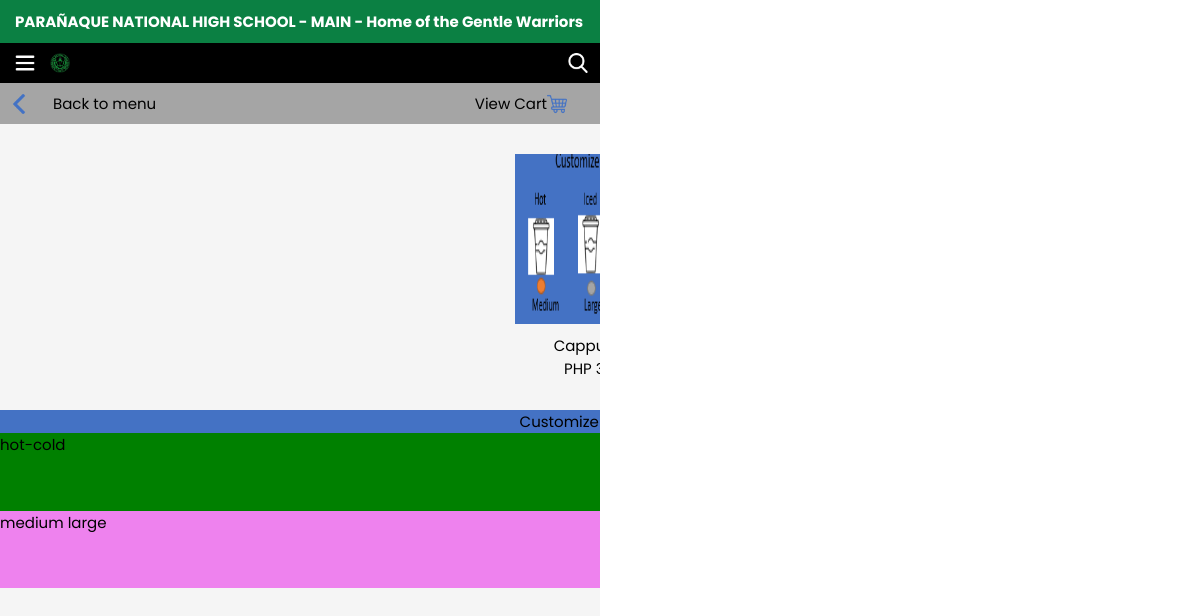
Screenshot of /detail.php?item_no=5 (signed in) with the database file from the repository.
### tables this page shows
CREATE TABLE `tbl_item` (
  `item_no` int(11) NOT NULL,
  `item_name` varchar(128) NOT NULL,
  `item_prc` int(11) NOT NULL,
  `item_img` text NOT NULL,
  `item_cat` varchar(128) NOT NULL
);

### detail.php (the view, shortened to what this page needs)
<!DOCTYPE html>
<html>
<head>
  <link rel="stylesheet" href="styles/detail.css">
</head>
<?php
include("php/displayWelcome.php");
if (isset($_GET['item_no'])) {
  $item_no = $_GET['item_no'];
  $query="SELECT * FROM tbl_item WHERE item_no = '$item_no';";
  $result=mysqli_query($con, $query);
  $title_rows=mysqli_num_rows($result);
  if ($title_rows != 0) {
    while ($row=mysqli_fetch_array($result,MYSQLI_ASSOC))
    {
      $item_name=$row['item_name'];
      $item_prc=$row['item_prc'];
      $item_img=$row['item_img'];
    }
  }
}else{
  header("location:menu.php");
}
?>
<body>
  <div class="header">
    PARAÑAQUE NATIONAL HIGH SCHOOL - MAIN - Home of the Gentle Warriors
  </div>
  <div class="content">
    <div class="navbar">
      <img src="img/navigation.png" class="nav-icon nav">
      <img src="img/pnhs.png" class="nav-pnhs">
      <div class="search">
        <button type="submit" id="search-toggle">
          <img src="img/search.png" alt="search" class="nav-search">
        </button>
      </div>
    </div>
    <div class="back-menu">
      <a href="menu.php"><img src="img/left.png" class="back-menu-icon"> Back to menu </a>
      <a href="order.php"> View Cart <img src="img/cart.png" class="back-menu-icon cart"></a>
    </div>
    <div class="item">
      <?php
      print "
            <img src='uploads/$item_img'>
            <span>$item_name</span>
            <span>PHP $item_prc.00</span>
            <input type='hidden' id='prc' value='$item_prc'>
            ";
      ?>
    </div>
    <div class="details">
      <div class="caption">Customize your order</div>
    </div>
    <form class="variation-quantity" action="order.php" method="post">
      <div class="variation">
        <div class="hot-cold">
          hot-cold
        </div>
        <div class="size">
          medium large
        </div>
      </div>
      <div class="quantity">
        <div class="qty">
          Add to my cart <BR>
          <div class="quantity-div">
            <button class="minus-btn" onclick="minus()" type="button"><img src="img/minus.png" class="minus-icon"></button>
            <input type="number" id="quantity" value="1" step="1" min="1">
            <button class="plus-btn" onclick="plus()" type="button"><img src="img/plus.png" class="plus-icon"></button>
          </div>
          <?php
          print "
                <span id='total'>PHP $item_prc</span>
                ";
          ?>
        </div>
        <button type="submit" id="submit" name="add_itemorder">CONFIRM</button>
      </div>
    </form>
  </div>
</body>
</html>

### styles/detail.css (style rules this page uses)
:root { --green: rgb(11, 128, 67); --black: rgb(0, 0, 0); --white: rgb(255, 255, 255); --padding: 10px 15px; }
html { height: 100vh; background-size: cover; background-position: center; background-attachment: fixed; overflow-y: scroll; }
body, html { width: 100vw; overflow-x: hidden; display: flex; flex-wrap: nowrap; flex-direction: column; max-width: 600px; }
* { font-family: "Poppins", sans-serif; color: var(--black); font-weight: 400; box-sizing: border-box; position: relative; outline: none; margin: 0; padding: 0; font-size: 15px; text-decoration: none; }
.header { background-color: var(--green); width: 100vw; padding: var(--padding); color: var(--white); font-weight: 700; }
.content { display: flex; flex-direction: column; width: 100%; background-color: whitesmoke; height: 100vh; }
.navbar { width: 100%; display: flex; align-items: center; background-color: var(--black); padding: var(--padding); }
.nav-icon { width: 20px; z-index: 2; position: absolute; filter: invert(100%); }
.nav-pnhs { width: 20px; margin-left: 35px; }
.search { display: flex; align-items: center; position: absolute; right: 2%; }
.search > button { border: none; background-color: transparent; }
.nav-search { width: 20px; filter: invert(100%); display: flex; align-items: center; }
.back-menu { background: #a5a5a5; display: flex; justify-content: space-between; align-items: center; padding: 1.5%; }
.back-menu > a { display: flex; align-items: center; }
.back-menu-icon { width: 20px; filter: invert(49%) sepia(13%) saturate(3631%) hue-rotate(186deg) brightness(82%) contrast(84%); margin: auto 0; margin-right: 2vw; }
.item { width: 100vw; display: flex; padding: 5%; justify-content: center; flex-wrap: wrap; }
.item img { width: 170px; height: 170px; margin-bottom: 10px; }
.item span { width: 100vw; text-align: center; }
.details { display: flex; background-color: #4472C4; width: 100vw; }
.caption { width: 100vw; text-align: center; }
.variation-quantity { display: flex; background-color: #4472C4; width: 100vw; }
.variation { display: flex; flex-wrap: wrap; width: 50%; }
.hot-cold { display: flex; background-color: green; width: 100%; }
.size { display: flex; background-color: violet; width: 100%; }
.quantity { display: flex; flex-wrap: wrap; justify-content: center; width: 50%; padding: 10px; }
.qty { background-color: #FFC000; border-top-left-radius: 15px; border-bottom-right-radius: 15px; border: 2px solid white; padding: 0 20px; width: 100%; text-align: center; }
.quantity-div { display: flex; align-items: center; justify-content: space-between; }
.minus-btn, .plus-btn { border: none; background-color: #ed7d31; border-radius: 50%; width: 20px; height: 20px; padding: 5px; display: flex; justify-content: center; }
.minus-icon, .plus-icon { width: 10px; filter: invert(100%); }
#quantity { width: 35px; background-color: transparent; border: none; text-align: center; }
#submit { margin-top: 5%; width: 30vw; background-color: var(--green); color: var(--white); padding: 5px 15px; border: 0; border-radius: 3px; }

### rows the page displays
tbl_item: item_img (picture), item_name "Cappuccino", item_prc "30"
